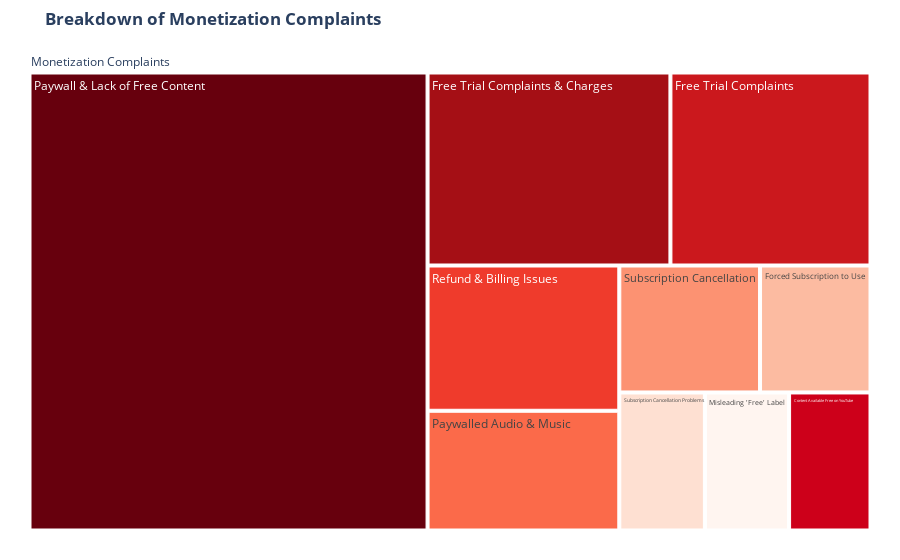

Here is the notebook cell this chart was saved with:
### Markdown cell above
### Deep Dive 1: Why Are Users Upset About Monetization?

### Code cell
# Filter for the theme
monetization_df = df_base[df_base["theme"] == "Monetization & Value"]
# Get the breakdown
monetization_breakdown = monetization_df["topic_name"].value_counts().reset_index()
monetization_breakdown.columns = ["Specific Complaint", "Review Count"]

# Visualize
fig_monetization = px.treemap(
    monetization_breakdown.head(10),
    path=[px.Constant("Monetization Complaints"), "Specific Complaint"],
    values="Review Count",
    title="<b>Breakdown of Monetization Complaints</b>",
    color_discrete_sequence=px.colors.sequential.Reds_r,
)
fig_monetization.update_layout(margin=dict(t=50, l=25, r=25, b=25))
fig_monetization.show()

### Figure 1 — Plotly figure (JSON) as saved in the notebook; plotly's stock layout.template omitted (floating-point values rounded to 4 significant figures)
{"data": [{"branchvalues": "total", "domain": {"x": [0, 1], "y": [0, 1]}, "hovertemplate": "labels=%{label}<br>Review Count=%{value}<br>parent=%{parent}<br>id=%{id}<extra></extra>", "ids": ["Monetization Complaints/Paywall & Lack of Free Content", "Monetization Complaints/Free Trial Complaints & Charges", "Monetization Complaints/Free Trial Complaints", "Monetization Complaints/Refund & Billing Issues", "Monetization Complaints/Paywalled Audio & Music", "Monetization Complaints/Subscription Cancellation", "Monetization Complaints/Forced Subscription to Use", "Monetization Complaints/Subscription Cancellation Problems", "Monetization Complaints/Misleading 'Free' Label", "Monetization Complaints/Content Available Free on YouTube", "Monetization Complaints"], "labels": ["Paywall & Lack of Free Content", "Free Trial Complaints & Charges", "Free Trial Complaints", "Refund & Billing Issues", "Paywalled Audio & Music", "Subscription Cancellation", "Forced Subscription to Use", "Subscription Cancellation Problems", "Misleading 'Free' Label", "Content Available Free on YouTube", "Monetization Complaints"], "name": "", "parents": ["Monetization Complaints", "Monetization Complaints", "Monetization Complaints", "Monetization Complaints", "Monetization Complaints", "Monetization Complaints", "Monetization Complaints", "Monetization Complaints", "Monetization Complaints", "Monetization Complaints", ""], "type": "treemap", "values": [1898.0, 488.0, 402.0, 290.0, 239.0, 186.0, 146.0, 123.0, 121.0, 117.0, 4010.0]}], "layout": {"legend": {"tracegroupgap": 0}, "margin": {"b": 25, "l": 25, "r": 25, "t": 50}, "title": {"text": "<b>Breakdown of Monetization Complaints</b>"}, "treemapcolorway": ["rgb(103,0,13)", "rgb(165,15,21)", "rgb(203,24,29)", "rgb(239,59,44)", "rgb(251,106,74)", "rgb(252,146,114)", "rgb(252,187,161)", "rgb(254,224,210)", "rgb(255,245,240)"]}}
